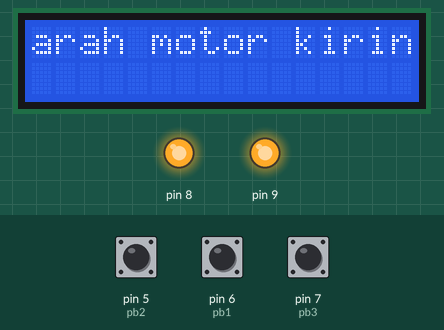
Simulated run of this sketch. Board: Arduino Uno, built with avr-gcc and run on an emulated ATmega328P. Shown: 16×2 character LCD, output pins drawn as LEDs (lit = HIGH). The test bench sets the inputs (shaded band); at power-on: pin 7 (pb3) HIGH, pin 6 (pb1) HIGH, pin 5 (pb2) HIGH.

Above: at 1.2 s.
1.3 s: pin 7 (pb3) pulled LOW for 0.15 s
At 1.52 s:
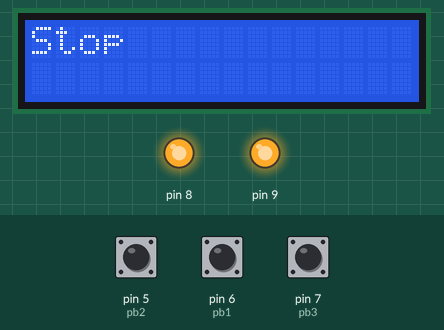
4.4 s: pin 6 (pb1) pulled LOW for 0.15 s
7.5 s: pin 5 (pb2) pulled LOW for 0.15 s
At 7.68 s:
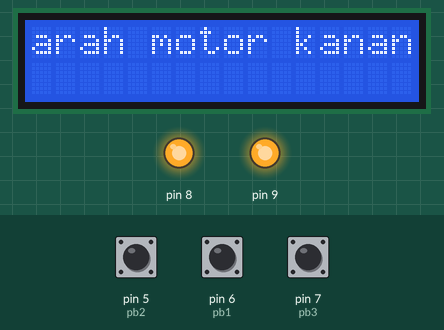
10.6 s: pin 5 (pb2) pulled LOW for 1 s
14.6 s: pin 6 (pb1) pulled LOW for 1 s
18.6 s: pin 6 (pb1) pulled LOW for 3.2 s
Timing chart, 0 to 21.6 s (numbered marks = the images above; inputs shaded):
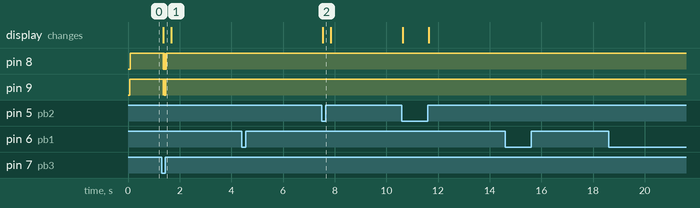

Measured:
- after the input at 1.3 s, pin 8: alternates HIGH for 0.01 s and LOW for 0.03 s, 6 changes in all, then stays HIGH, starting after 0.06 s; pin 9: alternates HIGH for 0.03 s and LOW for 0.02 s, 6 changes in all, then stays HIGH, starting after 0.06 s; the display: changes after 0.07 s (image 1)
- after the input at 4.4 s, every drawn part: stays the same
- after the input at 7.5 s, the display: changes at once (image 2)
- after the input at 14.6 s, every drawn part: stays the same
- after the input at 18.6 s, every drawn part: stays the same

The sketch:

UAS_driver_motor.ino
```cpp
#include <LiquidCrystal_I2C.h>
LiquidCrystal_I2C lcd(0x27 ,2,1,0,4,5,6,7,3, POSITIVE);

#define pb3 7 // off
#define pb1 6 // arah motor cw
#define pb2 5 // arah motor cww

int kondisi1 = 0;
int kondisi2 = 0;
int kondisi3 = 1;

void setup() {
  // put your setup code here, to run once:
lcd.begin(16,2);
// motor dc
pinMode(8,OUTPUT);
pinMode(9,OUTPUT);
// input button
pinMode(pb1,INPUT_PULLUP);
pinMode(pb2,INPUT_PULLUP);
pinMode(pb3,INPUT_PULLUP);
}

void loop() {
  // put your main code here, to run repeatedly:

  kondisi1 = digitalRead(pb1);// arah kanan
  kondisi2 = digitalRead(pb2);// arah kiri
  kondisi3 = digitalRead(pb3);// off

if(kondisi1 == 1)
  {
    digitalWrite(9,HIGH);
      lcd.setCursor(0,0);
      lcd.print("arah motor kanan");
  }

  if(kondisi2 == 1)
  {
    digitalWrite(8,HIGH);
      lcd.setCursor(0,0);
      lcd.print("arah motor kiri");
  }

  if(kondisi1 == HIGH && kondisi2 == HIGH && kondisi3 == LOW)
  {
    digitalWrite(8,LOW);
    digitalWrite(9,LOW);
      lcd.setCursor(0,0);
      lcd.print("Stop            ");
  }
}
```
